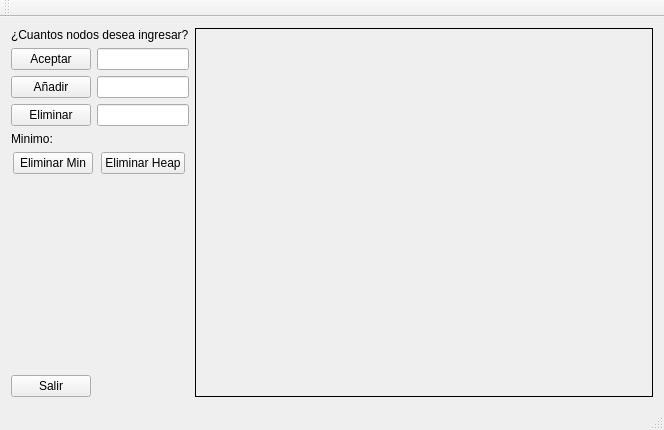
<?xml version="1.0" encoding="UTF-8"?>
<ui version="4.0">
 <class>MainWindow</class>
 <widget class="QMainWindow" name="MainWindow">
  <property name="geometry">
   <rect>
    <x>0</x>
    <y>0</y>
    <width>664</width>
    <height>430</height>
   </rect>
  </property>
  <property name="windowTitle">
   <string>MainWindow</string>
  </property>
  <widget class="QWidget" name="centralWidget">
   <layout class="QGridLayout" name="gridLayout">
    <item row="0" column="0">
     <layout class="QVBoxLayout" name="verticalLayout_3">
      <item>
       <layout class="QVBoxLayout" name="verticalLayout_2">
        <item>
         <layout class="QVBoxLayout" name="verticalLayout">
          <item>
           <widget class="QLabel" name="label_2">
            <property name="text">
             <string>¿Cuantos nodos desea ingresar?</string>
            </property>
           </widget>
          </item>
          <item>
           <layout class="QHBoxLayout" name="horizontalLayout_3">
            <item>
             <widget class="QPushButton" name="btn_Accept">
              <property name="sizePolicy">
               <sizepolicy hsizetype="Maximum" vsizetype="Minimum">
                <horstretch>0</horstretch>
                <verstretch>0</verstretch>
               </sizepolicy>
              </property>
              <property name="text">
               <string>Aceptar</string>
              </property>
             </widget>
            </item>
            <item>
             <widget class="QLineEdit" name="txt_datos">
              <property name="sizePolicy">
               <sizepolicy hsizetype="Maximum" vsizetype="Fixed">
                <horstretch>0</horstretch>
                <verstretch>0</verstretch>
               </sizepolicy>
              </property>
             </widget>
            </item>
           </layout>
          </item>
         </layout>
        </item>
        <item>
         <layout class="QHBoxLayout" name="horizontalLayout">
          <item>
           <widget class="QPushButton" name="btn_Add">
            <property name="sizePolicy">
             <sizepolicy hsizetype="Maximum" vsizetype="Maximum">
              <horstretch>0</horstretch>
              <verstretch>0</verstretch>
             </sizepolicy>
            </property>
            <property name="text">
             <string>Añadir</string>
            </property>
           </widget>
          </item>
          <item>
           <widget class="QLineEdit" name="txt_Add">
            <property name="sizePolicy">
             <sizepolicy hsizetype="Maximum" vsizetype="Minimum">
              <horstretch>0</horstretch>
              <verstretch>0</verstretch>
             </sizepolicy>
            </property>
           </widget>
          </item>
         </layout>
        </item>
        <item>
         <layout class="QHBoxLayout" name="horizontalLayout_2">
          <item>
           <widget class="QPushButton" name="pushButton">
            <property name="sizePolicy">
             <sizepolicy hsizetype="Maximum" vsizetype="Maximum">
              <horstretch>0</horstretch>
              <verstretch>0</verstretch>
             </sizepolicy>
            </property>
            <property name="text">
             <string>Eliminar</string>
            </property>
           </widget>
          </item>
          <item>
           <widget class="QLineEdit" name="txt_Delete">
            <property name="sizePolicy">
             <sizepolicy hsizetype="Maximum" vsizetype="Fixed">
              <horstretch>0</horstretch>
              <verstretch>0</verstretch>
             </sizepolicy>
            </property>
           </widget>
          </item>
         </layout>
        </item>
       </layout>
      </item>
      <item>
       <layout class="QHBoxLayout" name="horizontalLayout_5">
        <item>
         <widget class="QLabel" name="label_3">
          <property name="sizePolicy">
           <sizepolicy hsizetype="Maximum" vsizetype="Preferred">
            <horstretch>0</horstretch>
            <verstretch>0</verstretch>
           </sizepolicy>
          </property>
          <property name="text">
           <string>Minimo:</string>
          </property>
         </widget>
        </item>
        <item>
         <widget class="QLabel" name="lbl_Min">
          <property name="frameShape">
           <enum>QFrame::NoFrame</enum>
          </property>
          <property name="text">
           <string/>
          </property>
         </widget>
        </item>
       </layout>
      </item>
      <item>
       <layout class="QHBoxLayout" name="horizontalLayout_4">
        <item>
         <widget class="QPushButton" name="btn_deleteMin">
          <property name="sizePolicy">
           <sizepolicy hsizetype="Maximum" vsizetype="Minimum">
            <horstretch>0</horstretch>
            <verstretch>0</verstretch>
           </sizepolicy>
          </property>
          <property name="text">
           <string>Eliminar Min</string>
          </property>
         </widget>
        </item>
        <item>
         <widget class="QPushButton" name="btn_DeleteHeap">
          <property name="sizePolicy">
           <sizepolicy hsizetype="Maximum" vsizetype="Minimum">
            <horstretch>0</horstretch>
            <verstretch>0</verstretch>
           </sizepolicy>
          </property>
          <property name="text">
           <string>Eliminar Heap</string>
          </property>
         </widget>
        </item>
       </layout>
      </item>
      <item>
       <spacer name="verticalSpacer">
        <property name="orientation">
         <enum>Qt::Vertical</enum>
        </property>
        <property name="sizeHint" stdset="0">
         <size>
          <width>20</width>
          <height>178</height>
         </size>
        </property>
       </spacer>
      </item>
      <item>
       <widget class="QPushButton" name="pushButton_2">
        <property name="sizePolicy">
         <sizepolicy hsizetype="Maximum" vsizetype="Minimum">
          <horstretch>0</horstretch>
          <verstretch>0</verstretch>
         </sizepolicy>
        </property>
        <property name="text">
         <string>Salir</string>
        </property>
       </widget>
      </item>
     </layout>
    </item>
    <item row="0" column="1">
     <widget class="QLabel" name="label">
      <property name="sizePolicy">
       <sizepolicy hsizetype="Expanding" vsizetype="MinimumExpanding">
        <horstretch>0</horstretch>
        <verstretch>0</verstretch>
       </sizepolicy>
      </property>
      <property name="frameShape">
       <enum>QFrame::Box</enum>
      </property>
      <property name="text">
       <string/>
      </property>
     </widget>
    </item>
   </layout>
   <zorder>label</zorder>
   <zorder></zorder>
  </widget>
  <widget class="QStatusBar" name="statusBar"/>
  <widget class="QMenuBar" name="menuBar">
   <property name="geometry">
    <rect>
     <x>0</x>
     <y>0</y>
     <width>664</width>
     <height>29</height>
    </rect>
   </property>
  </widget>
  <widget class="QToolBar" name="mainToolBar">
   <attribute name="toolBarArea">
    <enum>TopToolBarArea</enum>
   </attribute>
   <attribute name="toolBarBreak">
    <bool>false</bool>
   </attribute>
  </widget>
 </widget>
 <layoutdefault spacing="6" margin="11"/>
 <resources/>
 <connections/>
</ui>
